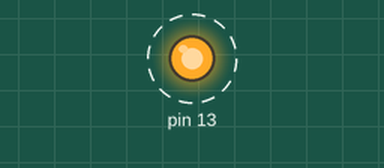
Bench run of a sketch on a simulated Arduino Uno, built with avr-gcc and run on an emulated ATmega328P. On the bench: output pins drawn as LEDs (lit = HIGH). Dashed ring = blinking.

Above: at 0.07 s.
Timing chart, 0 to 3.0 s (numbered marks = the images above):
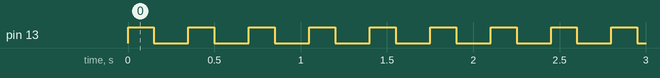

Measured:
- by itself, pin 13: alternates HIGH for 0.15 s and LOW for 0.20 s

The sketch:

blink_led1.ino
```cpp
void setup() {
  // put your setup code here, to run once:
  pinMode(LED_BUILTIN, OUTPUT); //inicializa o pino LED_BUILTIN como output

}

void loop() {
  // put your main code here, to run repeatedly:
  digitalWrite(LED_BUILTIN, HIGH); //liga o LED
  delay(150); //espera 150milissegundos
  digitalWrite(LED_BUILTIN, LOW); //desliga o LED
  delay(200); // espera 200milissegundos
}
```
